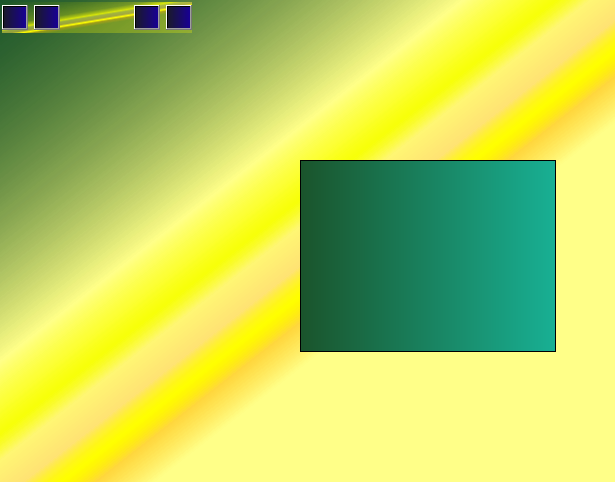
<?xml version="1.0" encoding="UTF-8"?>
<ui version="4.0">
 <class>mN_navi</class>
 <widget class="QWidget" name="mN_navi">
  <property name="geometry">
   <rect>
    <x>0</x>
    <y>0</y>
    <width>615</width>
    <height>482</height>
   </rect>
  </property>
  <property name="windowTitle">
   <string>Form</string>
  </property>
  <property name="styleSheet">
   <string notr="true">background-color: qlineargradient(spread:pad, x1:0, y1:0, x2:1, y2:1, stop:0 rgba(26, 84, 43, 236), stop:0.375 rgba(255, 255, 0, 69), stop:0.423533 rgba(251, 255, 0, 145), stop:0.45 rgba(247, 255, 0, 208), stop:0.477581 rgba(255, 244, 71, 130), stop:0.518717 rgba(255, 218, 71, 130), stop:0.55 rgba(255, 255, 0, 255), stop:0.57754 rgba(255, 203, 0, 130), stop:0.625 rgba(255, 255, 0, 69), stop:1 rgba(255, 255, 0, 69));</string>
  </property>
  <widget class="QWidget" name="layoutWidget">
   <property name="geometry">
    <rect>
     <x>2</x>
     <y>2</y>
     <width>190</width>
     <height>31</height>
    </rect>
   </property>
   <layout class="QHBoxLayout" name="horizontalLayout">
    <item>
     <widget class="QToolButton" name="pB_ekle">
      <property name="mouseTracking">
       <bool>true</bool>
      </property>
      <property name="styleSheet">
       <string notr="true">background-color: qlineargradient(spread:pad, x1:0, y1:0, x2:1, y2:0, stop:0 rgba(26, 26, 43, 255), stop:1 rgba(24, 0, 148, 255));
image: url(:/rsm/Add.ico);</string>
      </property>
      <property name="text">
       <string/>
      </property>
     </widget>
    </item>
    <item>
     <widget class="QToolButton" name="pB_sil">
      <property name="mouseTracking">
       <bool>true</bool>
      </property>
      <property name="styleSheet">
       <string notr="true">background-color: qlineargradient(spread:pad, x1:0, y1:0, x2:1, y2:0, stop:0 rgba(26, 26, 43, 255), stop:1 rgba(24, 0, 148, 255));
image: url(:/rsm/Erase.ico);</string>
      </property>
      <property name="text">
       <string/>
      </property>
     </widget>
    </item>
    <item>
     <spacer name="horizontalSpacer">
      <property name="orientation">
       <enum>Qt::Horizontal</enum>
      </property>
      <property name="sizeHint" stdset="0">
       <size>
        <width>40</width>
        <height>20</height>
       </size>
      </property>
     </spacer>
    </item>
    <item>
     <widget class="QToolButton" name="pB_ncki">
      <property name="mouseTracking">
       <bool>true</bool>
      </property>
      <property name="styleSheet">
       <string notr="true">background-color: qlineargradient(spread:pad, x1:0, y1:0, x2:1, y2:0, stop:0 rgba(26, 26, 43, 255), stop:1 rgba(24, 0, 148, 255));
image: url(:/rsm/left.png);</string>
      </property>
      <property name="text">
       <string/>
      </property>
     </widget>
    </item>
    <item>
     <widget class="QToolButton" name="p_snrki">
      <property name="mouseTracking">
       <bool>true</bool>
      </property>
      <property name="styleSheet">
       <string notr="true">background-color: qlineargradient(spread:pad, x1:0, y1:0, x2:1, y2:0, stop:0 rgba(26, 26, 43, 255), stop:1 rgba(24, 0, 148, 255));
image: url(:/rsm/right.png);</string>
      </property>
      <property name="text">
       <string/>
      </property>
     </widget>
    </item>
   </layout>
  </widget>
  <widget class="QTableView" name="tableView">
   <property name="geometry">
    <rect>
     <x>300</x>
     <y>160</y>
     <width>256</width>
     <height>192</height>
    </rect>
   </property>
   <property name="styleSheet">
    <string notr="true">background-color: qlineargradient(spread:pad, x1:0, y1:0, x2:1, y2:0, stop:0 rgba(26, 84, 43, 255), stop:1 rgba(24, 176, 148, 255));

</string>
   </property>
  </widget>
 </widget>
 <resources/>
 <connections/>
</ui>
